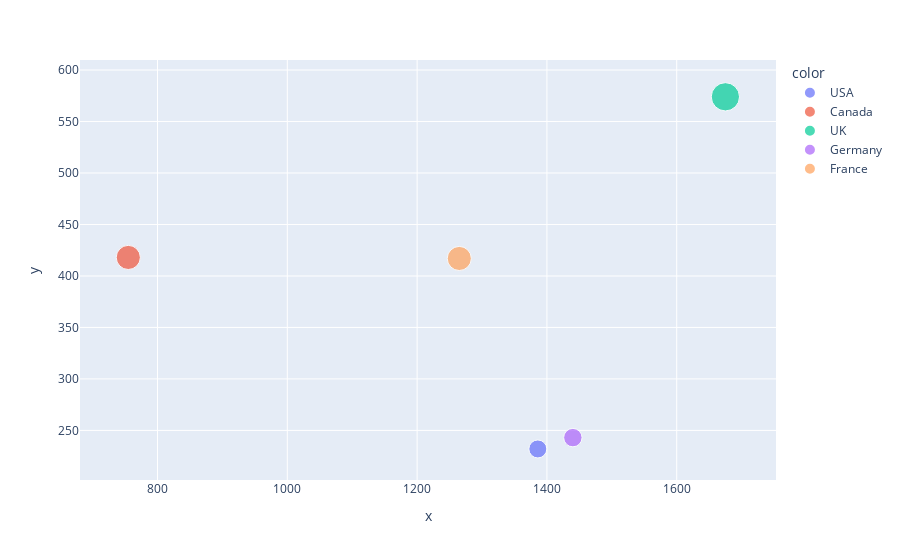

Here is the notebook cell this chart was saved with:
### Markdown cell above
5.  Using the given dataset, create a bubble chart to represent each country's population (y-axis), GDP (xaxis), and bubble size proportional to the population.

### Code cell
np.random.seed(25)
data = {
    'Country': ['USA', 'Canada', 'UK',
'Germany', 'France'],
    'Population':
np.random.randint(100, 1000, 5),
    'GDP': np.random.randint(500, 2000,
5)
}
df = pd.DataFrame(data)

fig = px.scatter(x = df['GDP'],y = df['Population'],size = df['Population'], color = df['Country'])
fig.show()

### Figure 1 — Plotly figure (JSON) as saved in the notebook; plotly's stock layout.template omitted (floating-point values rounded to 4 significant figures)
{"data": [{"hovertemplate": "color=USA<br>x=%{x}<br>y=%{y}<br>size=%{marker.size}<extra></extra>", "legendgroup": "USA", "marker": {"color": "#636efa", "size": [232], "sizemode": "area", "sizeref": 1.435, "symbol": "circle"}, "mode": "markers", "name": "USA", "orientation": "v", "showlegend": true, "type": "scatter", "x": [1386], "xaxis": "x", "y": [232], "yaxis": "y"}, {"hovertemplate": "color=Canada<br>x=%{x}<br>y=%{y}<br>size=%{marker.size}<extra></extra>", "legendgroup": "Canada", "marker": {"color": "#EF553B", "size": [418], "sizemode": "area", "sizeref": 1.435, "symbol": "circle"}, "mode": "markers", "name": "Canada", "orientation": "v", "showlegend": true, "type": "scatter", "x": [755], "xaxis": "x", "y": [418], "yaxis": "y"}, {"hovertemplate": "color=UK<br>x=%{x}<br>y=%{y}<br>size=%{marker.size}<extra></extra>", "legendgroup": "UK", "marker": {"color": "#00cc96", "size": [574], "sizemode": "area", "sizeref": 1.435, "symbol": "circle"}, "mode": "markers", "name": "UK", "orientation": "v", "showlegend": true, "type": "scatter", "x": [1675], "xaxis": "x", "y": [574], "yaxis": "y"}, {"hovertemplate": "color=Germany<br>x=%{x}<br>y=%{y}<br>size=%{marker.size}<extra></extra>", "legendgroup": "Germany", "marker": {"color": "#ab63fa", "size": [243], "sizemode": "area", "sizeref": 1.435, "symbol": "circle"}, "mode": "markers", "name": "Germany", "orientation": "v", "showlegend": true, "type": "scatter", "x": [1440], "xaxis": "x", "y": [243], "yaxis": "y"}, {"hovertemplate": "color=France<br>x=%{x}<br>y=%{y}<br>size=%{marker.size}<extra></extra>", "legendgroup": "France", "marker": {"color": "#FFA15A", "size": [417], "sizemode": "area", "sizeref": 1.435, "symbol": "circle"}, "mode": "markers", "name": "France", "orientation": "v", "showlegend": true, "type": "scatter", "x": [1265], "xaxis": "x", "y": [417], "yaxis": "y"}], "layout": {"legend": {"itemsizing": "constant", "title": {"text": "color"}, "tracegroupgap": 0}, "margin": {"t": 60}, "xaxis": {"anchor": "y", "domain": [0, 1], "title": {"text": "x"}}, "yaxis": {"anchor": "x", "domain": [0, 1], "title": {"text": "y"}}}}
